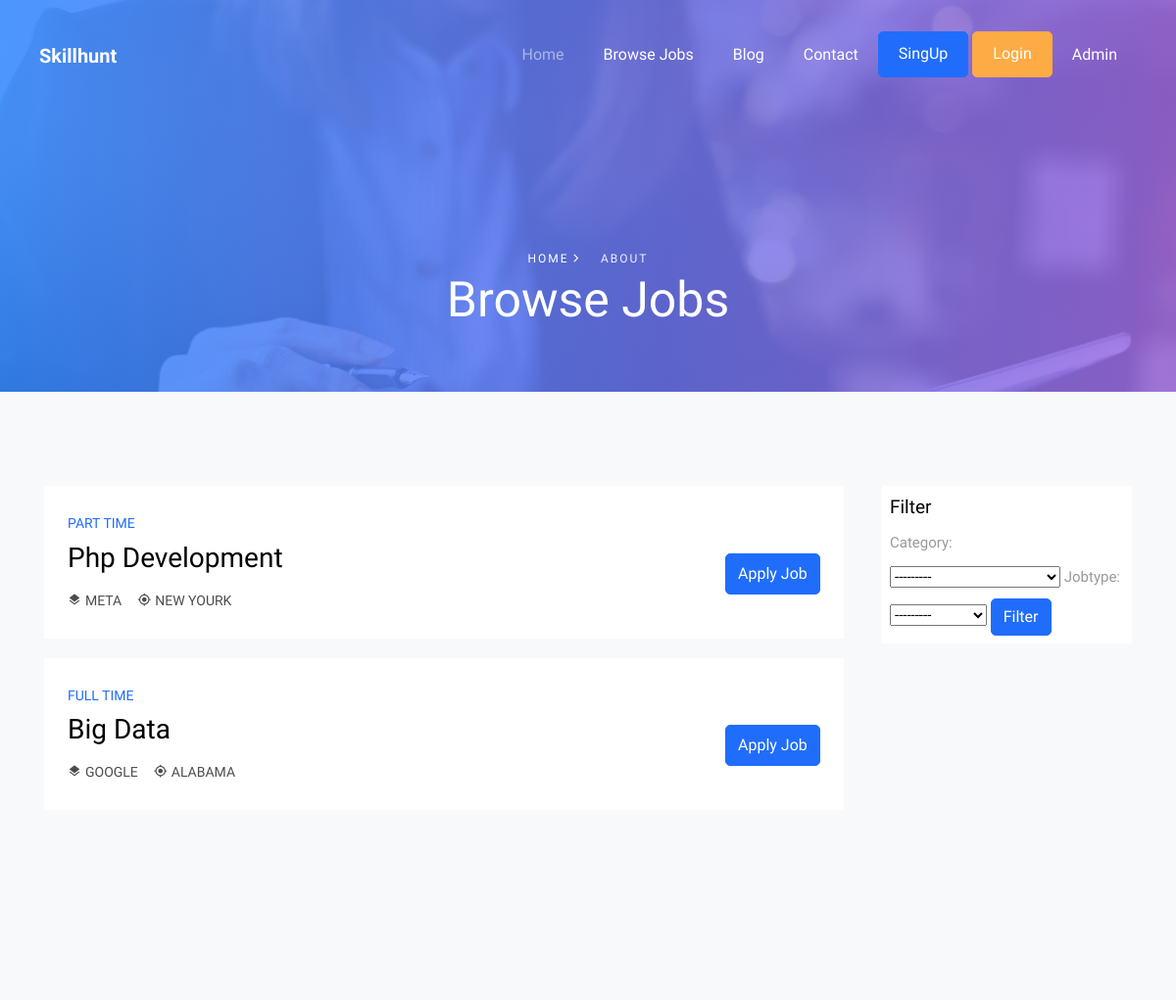
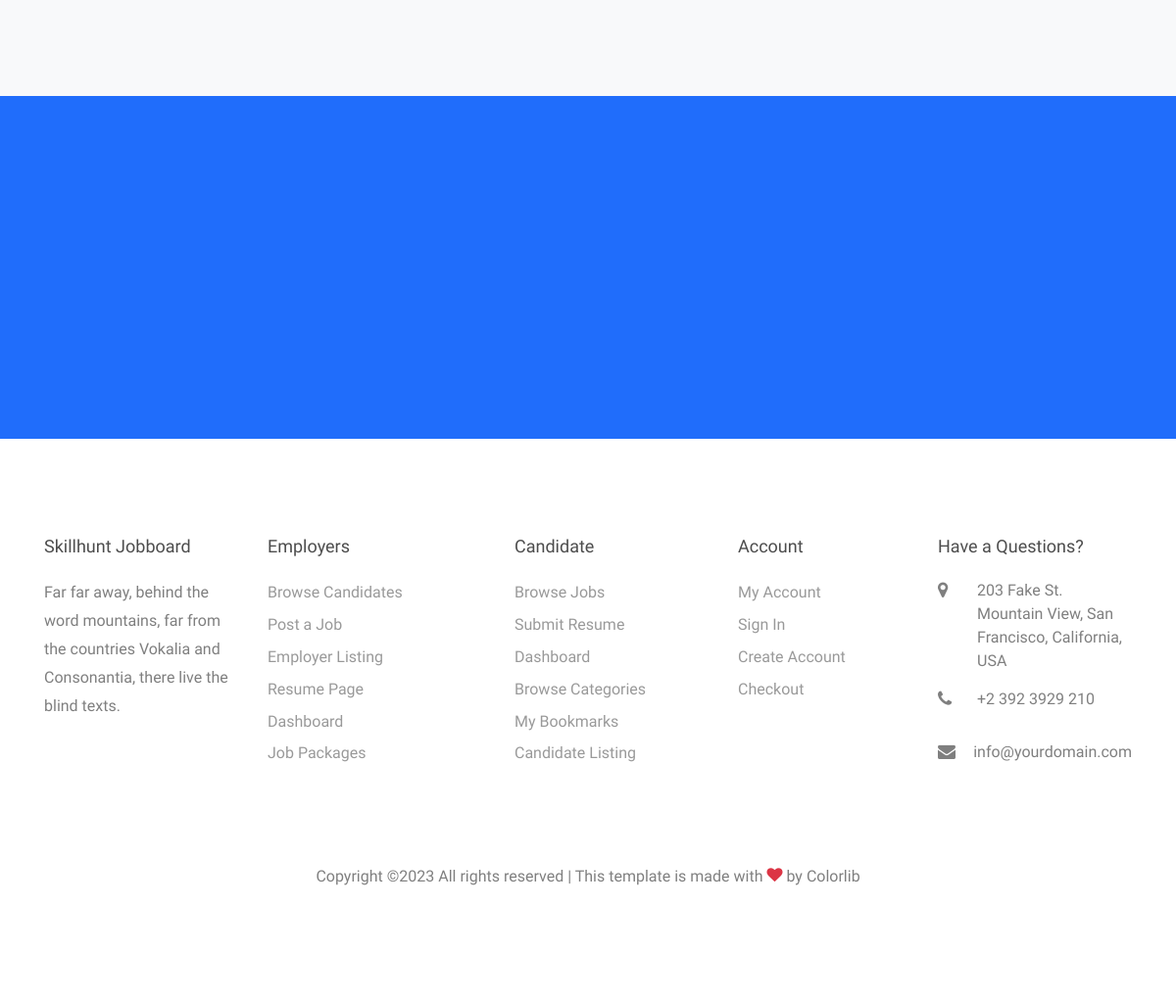
The page /job/ on the database its author committed (2 pictures, top to bottom).
### JobsApp/models.py (models this page shows, shortened)
class Job(models.Model):
  Category=models.ForeignKey(Categories,on_delete=models.CASCADE)
  Owner=models.ForeignKey(User,on_delete=models.CASCADE)
  Title=models.CharField(max_length=255)
  Company=models.CharField(max_length=255)
  EmailAddress=models.EmailField(unique=True)
  Location=models.CharField(max_length=255)
  Price=models.PositiveBigIntegerField()
  Jobtype=models.CharField(max_length=255,choices=typeJob)
  Vacancy=models.PositiveIntegerField(default=0)
  Experiencse=models.PositiveIntegerField(default=0)
  Description=models.TextField()
  slug=models.SlugField(blank=True,null=True)
  Pulished_at=models.DateTimeField(auto_now=True)

### JobsApp/views.py (the view)
# urls.py: path('job/',views.JobApp.PageJob,name='job'),
    def PageJob(request):
        job=Job.objects.all()
        myfilter=JobFilter(request.GET,queryset=job)
        job=myfilter.qs
        paginator=Paginator(job,6)
        PageNumber=request.GET.get('page')
        Page_obj=paginator.get_page(PageNumber)
        return render(request,template_name='Job/browsejobs.html',context={
            "job":Page_obj,
            "myfilter":myfilter
        })

### JobsApp/models.py (called while the page is built)
    def __str__(self) -> str:
       return self.name

### templates/Job/browsejobs.html (shortened to what this page needs)
{%extends 'index.html'%}
{%load static%}
{%block body%}
    <div class="hero-wrap hero-wrap-2" style="background-image: url('static/images/bg_1.jpg');" data-stellar-background-ratio="0.5">
      <div class="overlay"></div>
      <div class="container">
        <div class="row no-gutters slider-text align-items-end justify-content-start">
          <div class="col-md-12 ftco-animate text-center mb-5">
          	<p class="breadcrumbs mb-0"><span class="mr-3"><a href="{%url 'home'%}">Home <i class="ion-ios-arrow-forward"></i></a></span> <span>About</span></p>
            <h1 class="mb-3 bread">Browse Jobs</h1>
          </div>
        </div>
      </div>
    </div>
    <section class="ftco-section bg-light">
		<div class="container">
			<div class="row">
				<div class="col-lg-9 pr-lg-4">
					<div class="row">
						{%for  j in job%}
							<div class="col-md-12 ftco-animate">
								<div class="job-post-item p-4 d-block d-lg-flex align-items-center">
									<div class="one-third mb-4 mb-md-0">
										<div class="job-post-item-header align-items-center">
											<span class="subadge">{{j.Jobtype}}</span>
											<h2 class="mr-3 text-black"><a href="#">{{j.Title}}</a></h2>
										</div>
										<div class="job-post-item-body d-block d-md-flex">
											<div class="mr-3"><span class="icon-layers"></span> <a href="#">{{j.Company}}</a></div>
											<div><span class="icon-my_location"></span> <span>{{j.Location}}</span></div>
										</div>
									</div>
									<div class="one-forth ml-auto d-flex align-items-center mt-4 md-md-0">
											<div>
											</div>
											<a href="{%url 'Job_Single' j.slug %}" class="btn btn-primary py-2">Apply Job</a>
									</div>
								</div>
							</div>
						{%endfor%}
					</div>
				</div>
				<div class="col-lg-3 sidebar">
					<div class="sidebar-box bg-white p-2 ftco-animate">
						<h3 class="heading-sidebar">Filter</h3>
					    <form action="#"  class=" bg-white" method="get">
							<div class="form-group">
							    {{myfilter.form}}
								<button type="submit" class="btn btn-primary ">Filter</button>
							</div>
						</form>
					</div>
				</div>
			</div>
		</div>
	</section>
    <section class="ftco-section-parallax">
      <div class="parallax-img d-flex align-items-center">
        <div class="container">
          <div class="row d-flex justify-content-center">
          </div>
        </div>
      </div>
    </section>
{%endblock%}

### static/css/icomoon.css (style rules this page uses)
[class^="icon-"], [class*=" icon-"] { font-family: 'icomoon' !important; speak: none; font-style: normal; font-weight: normal; font-variant: normal; text-transform: none; line-height: 1; -webkit-font-smoothing: antialiased; -moz-osx-font-smoothing: grayscale; }
.icon-my_location:before { content: "\e55c"; }
.icon-layers:before { content: "\e53b"; }

### rows shown on the page
Job: Jobtype "PART TIME", Title "Php Development", Company "META", Location "NEW YOURK"
Job: Jobtype "FULL TIME", Title "Big Data", Company "GOOGLE", Location "ALABAMA"
